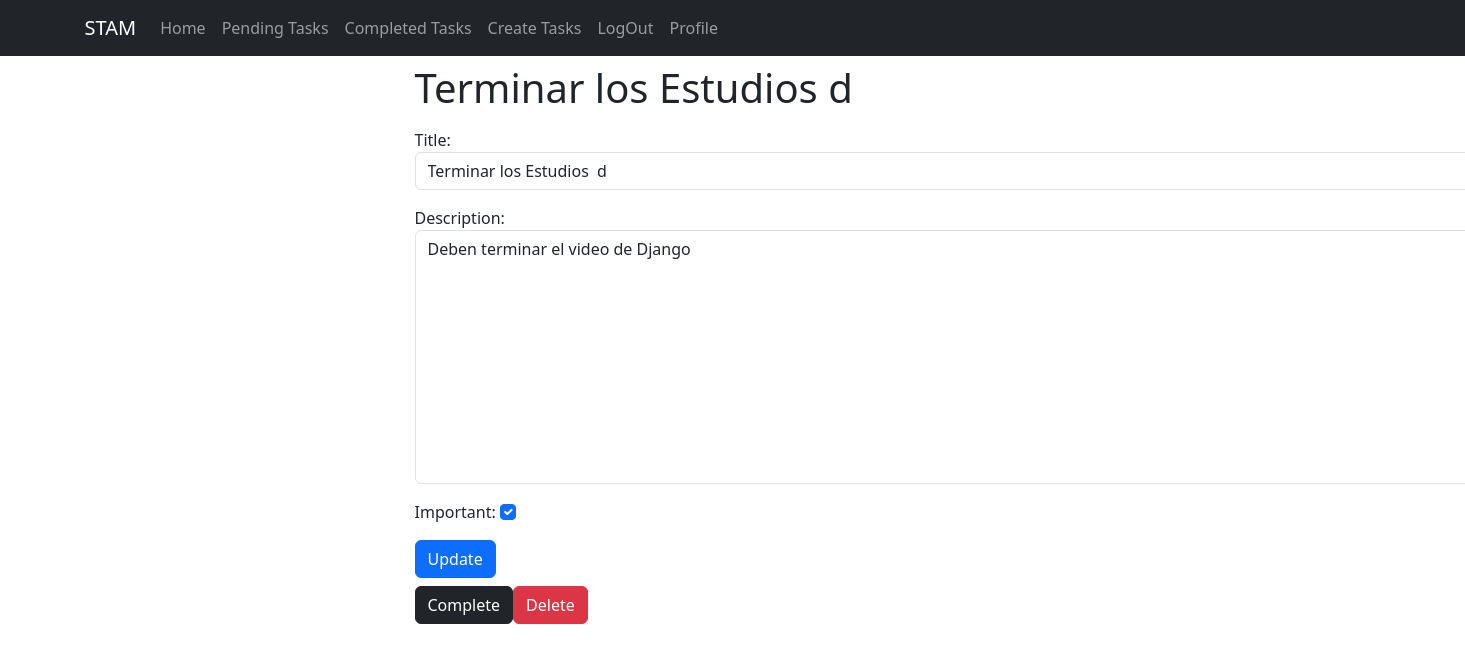
Screenshot of /tasks/1/ (signed in) with the database file from the repository.
### tasks/models.py (models this page shows, shortened)
class Task(models.Model):
    title = models.CharField(max_length=200)
    description = models.TextField(blank=True)
    created = models.DateTimeField(auto_now_add=True)
    datecompleted = models.DateTimeField(null=True, blank=True)
    important = models.BooleanField(default=False)
    user = models.ForeignKey(User, on_delete=models.CASCADE)

### tasks/views.py (the view, shortened to what this page needs)
# urls.py: path('tasks/<int:task_id>/', views.task_detail, name='task_detail'),
@login_required
def task_detail(request, task_id):
    if request.method == 'GET':
        task = get_object_or_404(Task, pk=task_id, user=request.user)
        form = TaskForm(instance=task)
        return render(request, 'task_detail.html',
                      {'task': task, 'form': form})

### tasks/forms.py
class TaskForm(forms.ModelForm):
    class Meta:
        model = Task
        fields = ['title', 'description','important']
        widgets = {
            'title': forms.TextInput(attrs={'class': 'form-control', 'placeholder': 'Write a Title'}),
            'description': forms.Textarea(attrs={'class': 'form-control', 'placeholder': 'Write a Description for the Task'}),
            'important': forms.CheckboxInput(attrs={'class': 'form-check-input text-center'})
        }

### tasks/templates/task_detail.html (shortened to what this page needs)
{% extends 'base.html' %}
{% block content %}
 <main class='container'>
   <div class="row">
    <div class="md-6 offset-md-3">
      <h1 class='text-secundary py-2'> {{ task.title }}</h1>
              <form method="POST">
                {{ form.as_p }}
               <button class="btn btn-primary">Update</button>
            </form>
        <div class='d-flex mt-2'>
            <form action="{% url 'complete_task' task.id %}" method="POST">
              <button class="btn btn-dark">Complete</button>
            </form>
              <form action="{% url 'delete_task' task.id %}" method="POST">
              <button class="btn btn-danger">Delete</button>
            </form>
        </div>
  </div>
  </div>
</main>
{% endblock %}

### rows the page displays
Task: title "Terminar los Estudios d", description "Deben terminar el video de Django", important "☑"
